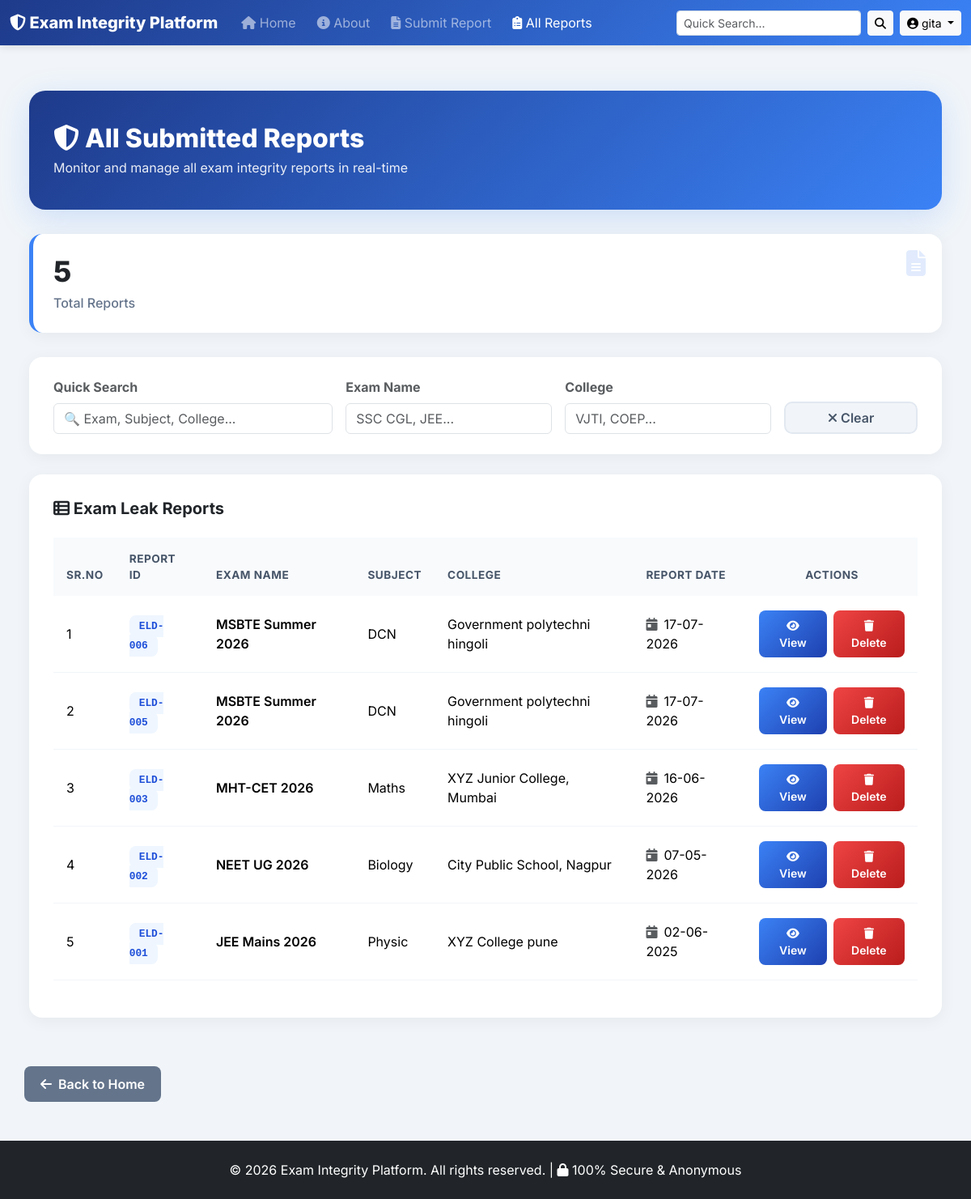
/report (signed in), run on the app's committed database.
### tables this page shows
CREATE TABLE users (
            id INTEGER PRIMARY KEY AUTOINCREMENT,
            username TEXT NOT NULL UNIQUE,
            password TEXT NOT NULL,
            email TEXT UNIQUE,
            mobile TEXT UNIQUE,
            name TEXT,
            role TEXT DEFAULT 'student',

            -- Verification
            is_mobile_verified INTEGER DEFAULT 0,
            is_email_verified INTEGER DEFAULT 0,
            mobile_otp TEXT,
            otp_generated_at TEXT,

            -- Identity Proof 
            profile_photo TEXT,
            id_proof_type TEXT,
            id_proof_number TEXT,
            id_proof_photo TEXT,
            is_id_verified INTEGER DEFAULT 0,

            -- Tracking & Moderation
            signup_ip TEXT,
            signup_user_agent TEXT,
            created_at TEXT DEFAULT CURRENT_TIMESTAMP,
            is_blocked INTEGER DEFAULT 0,
            trust_score INTEGER DEFAULT 100
        );

CREATE TABLE entries (
            id INTEGER PRIMARY KEY AUTOINCREMENT,
            user_id INTEGER NOT NULL,
            exam_name TEXT NOT NULL,
            subject_name TEXT NOT NULL,
            college_name TEXT NOT NULL,
            status TEXT DEFAULT 'Pending',
            report_date TEXT,
            description TEXT,

            -- Incident Location
            incident_state TEXT,
            incident_district TEXT,
            incident_city TEXT,
            incident_college TEXT,
            incident_address TEXT,

            -- Multiple Files - JSON madhe store karu
            photos TEXT,
            videos TEXT,
            audios TEXT,

            -- Admin
            urgency_score INTEGER DEFAULT 0,
            ai_summary TEXT,
            fake_status TEXT,
            admin_remark TEXT,
            is_dummy INTEGER DEFAULT 0,
            created_at TEXT DEFAULT CURRENT_TIMESTAMP,
            updated_at TEXT, category TEXT DEFAULT 'Other', sentiment TEXT DEFAULT 'Normal',

            FOREIGN KEY (user_id) REFERENCES users (id)
        );

### app.py (the view)
@app.route('/report')
@login_required
def report_list():
    search = request.args.get('search', '').strip()
    sort_by = request.args.get('sort', 'id')
    order = request.args.get('order', 'desc')
    exam_filter = request.args.get('exam', '').strip()
    college_filter = request.args.get('college', '').strip()
    all_reports = []
    conn = get_db()
    conn.row_factory = sqlite3.Row
    base_query = 'SELECT * FROM entries WHERE 1=1'
    params = []
    if current_user.role!= 'admin':
        base_query += ' AND user_id =?'
        params.append(current_user.id)
    if search:
        base_query += ' AND (exam_name LIKE? OR subject_name LIKE? OR college_name LIKE? OR description LIKE?)'
        search_term = f'%{search}%'
        params.extend([search_term] * 4)
    if exam_filter:
        base_query += ' AND exam_name LIKE?'
        params.append(f'%{exam_filter}%')
    if college_filter:
        base_query += ' AND college_name LIKE?'
        params.append(f'%{college_filter}%')
    valid_sorts = ['id', 'exam_name', 'subject_name', 'college_name', 'report_date']
    sort_column = 'id' if sort_by == 'display_id' else sort_by
    if sort_column not in valid_sorts: sort_column = 'id'
    sort_order = 'DESC' if order == 'desc' else 'ASC'
    base_query += f' ORDER BY {sort_column} {sort_order}'
    db_reports = conn.execute(base_query, params).fetchall()
    conn.close()
    for row in db_reports:
        report_dict = dict(row)
        report_dict['display_id'] = f"ELD-{report_dict['id']:03d}"
        report_dict['is_dummy'] = False
        report_dict['view_url'] = url_for('view_report', id=report_dict['id'])
        report_dict['delete_url'] = url_for('delete_report', id=report_dict['id'])
        report_dict['report_date_display'] = report_dict['report_date']
        if report_dict['report_date']:
            try:
                date_obj = datetime.strptime(report_dict['report_date'], '%Y-%m-%d')
                report_dict['report_date_display'] = date_obj.strftime('%d-%m-%Y')
            except: pass
        all_reports.append(report_dict)
    return render_template("reports.html", reports=all_reports, search=search, sort_by=sort_by, order=order, exam_filter=exam_filter, college_filter=college_filter)

### templates/reports.html (shortened to what this page needs)
{% extends "base.html" %}
{% block content %}
<link href="https://cdn.jsdelivr.net/npm/bootstrap@5.3.2/dist/css/bootstrap.min.css" rel="stylesheet">
<link rel="stylesheet" href="https://cdnjs.cloudflare.com/ajax/libs/font-awesome/6.5.0/css/all.min.css">
<div class="container-fluid px-4 py-3">
    <div class="page-header">
        <h2><i class="fas fa-shield-halved"></i> All Submitted Reports</h2>
        <p>Monitor and manage all exam integrity reports in real-time</p>
    </div>
    <div class="stats-grid">
        <div class="stat-card">
            <i class="fas fa-file-alt fa-2x" style="color:#3b82f6; position:absolute; top:20px; right:20px; opacity:0.15"></i>
            <h4>{{ reports|length }}</h4>
            <p>Total Reports</p>
        </div>
    </div>
    <div class="filter-card">
        <div class="row g-3">
            <div class="col-md-4">
                <label class="form-label fw-bold text-muted">Quick Search</label>
                <input type="text" id="searchInput" class="form-control" placeholder="🔍 Exam, Subject, College..." value="{{ search }}">
            </div>
            <div class="col-md-3">
                <label class="form-label fw-bold text-muted">Exam Name</label>
                <input type="text" id="examInput" class="form-control" placeholder="SSC CGL, JEE..." value="{{ exam_filter }}">
            </div>
            <div class="col-md-3">
                <label class="form-label fw-bold text-muted">College</label>
                <input type="text" id="collegeInput" class="form-control" placeholder="VJTI, COEP..." value="{{ college_filter }}">
            </div>
            <div class="col-md-2 d-flex align-items-end">
                <button id="clearBtn" class="btn btn-clear w-100"><i class="fas fa-times"></i> Clear</button>
            </div>
        </div>
    </div>
    <div class="table-card">
        <h5 class="fw-bold mb-4"><i class="fas fa-table-list"></i> Exam Leak Reports</h5>
        {% if reports %}
        <div class="table-responsive">
            <table class="table" id="reportTable">
                <thead>
                    <tr>
                        <th>Sr.No</th>
                        <th>Report ID</th>
                        <th>Exam Name</th>
                        <th>Subject</th>
                        <th>College</th>
                        <th>Report Date</th>
                        <th class="text-center">Actions</th>
                    </tr>
                </thead>
                <tbody>
                    {% for report in reports %}
                    <tr>
                        <td>{{ loop.index }}</td>
                        <td>
                            <span class="report-id">{{ report.display_id }}</span>
                        </td>
                        <td class="fw-semibold">{{ report.exam_name }}</td>
                        <td>{{ report.subject_name }}</td>
                        <td>{{ report.college_name }}</td>
                        <td><i class="fas fa-calendar-day text-muted me-2"></i>{{ report.report_date_display }}</td>
                        <td class="text-center">
                            <div class="d-flex gap-2 justify-content-center">
                                <a href="{{ report.view_url }}" class="btn btn-sm btn-view text-white">
                                    <i class="fas fa-eye"></i> View
                                </a>
                                {% if current_user.role == 'admin' or report.user_id == current_user.id %}
                                <form action="{{ report.delete_url }}" method="POST" style="margin:0;">
                                    <button type="submit" class="btn btn-sm btn-delete text-white" onclick="return confirm('Delete this report? This cannot be undone.');">
                                        <i class="fas fa-trash"></i> Delete
                                    </button>
                                </form>
                                {% endif %}
                            </div>
                        </td>
                    </tr>
                    {% else %}
                    <tr><td colspan="7" class="text-center py-5 text-muted">No reports found</td></tr>
                    {% endfor %}
                </tbody>
            </table>
        </div>
        {% else %}
        <div class="empty-state" style="display:block">
            <i class="fas fa-inbox fa-3x mb-3"></i>
            <h5>No Reports Yet</h5>
            <p>Submit your first report to see it here</p>
        </div>
        {% endif %}
    </div>
</div>
{% endblock %}

### templates/base.html (shortened to what this page needs)
<!DOCTYPE html>
<html lang="en">
<head>
    <link href="https://cdn.jsdelivr.net/npm/bootstrap@5.3.0/dist/css/bootstrap.min.css" rel="stylesheet">
    <link rel="stylesheet" href="https://cdnjs.cloudflare.com/ajax/libs/font-awesome/6.4.0/css/all.min.css">
</head>
<body>
<nav class="navbar navbar-expand-lg navbar-dark" style="background: linear-gradient(135deg, #1e3a8a 0%, #3b82f6 100%);">
    <div class="container-fluid" style="max-width: 1400px;">
        <a class="navbar-brand" href="{{ url_for('home') }}">
            <i class="fas fa-shield-alt"></i> Exam Integrity Platform
        </a>
        <div class="collapse navbar-collapse" id="navbarContent">
            <ul class="navbar-nav me-auto mb-2 mb-lg-0">
                <li class="nav-item">
                    <a class="nav-link {% if request.endpoint == 'home' %}active{% endif %}" href="{{ url_for('home') }}">
                        <i class="fas fa-home"></i> Home
                    </a>
                </li>
                <li class="nav-item">
                    <a class="nav-link {% if request.endpoint == 'about' %}active{% endif %}" href="{{ url_for('about') }}">
                        <i class="fas fa-info-circle"></i> About
                    </a>
                </li>
                {% if current_user.is_authenticated %}
                <li class="nav-item">
                    <a class="nav-link {% if request.endpoint == 'form' %}active{% endif %}" href="{{ url_for('form') }}">
                        <i class="fas fa-file-alt"></i> Submit Report
                    </a>
                </li>
                <li class="nav-item">
                    <a class="nav-link {% if request.endpoint == 'report_list' %}active{% endif %}" href="{{ url_for('report_list') }}">
                        <i class="fas fa-clipboard-list"></i> All Reports
                    </a>
                </li>
                {% endif %}
            </ul>
            <div class="d-flex align-items-center gap-2">
                {% if current_user.is_authenticated %}
                <form class="d-flex" action="{{ url_for('report_list') }}" method="GET">
                    <input class="form-control form-control-sm search-input me-2"
                           type="search"
                           name="search"
                           placeholder="Quick Search..."
                           style="min-width: 200px;">
                    <button class="btn btn-light btn-sm" type="submit" title="Search">
                        <i class="fas fa-search"></i>
                    </button>
                </form>
                {% endif %}
                {% if current_user.is_authenticated %}
                    <div class="dropdown">
                        <button class="btn btn-light btn-sm dropdown-toggle" type="button" data-bs-toggle="dropdown">
                            <i class="fas fa-user-circle"></i> {{ current_user.username }}
                        </button>
                    </div>
                {% endif %}
            </div>
        </div>
    </div>
</nav>
<main class="container-fluid py-4" style="max-width: 1400px;">
    {% block content %}{% endblock %}
</main>
<div>
    <a href="{{url_for('home')}}" class="back-btn">
        <i class="fas fa-arrow-left"></i> Back to Home
    </a>
</div>
<footer class="bg-dark text-white text-center py-4 mt-5">
    <div class="container">
        <p class="mb-0">&copy; 2026 Exam Integrity Platform. All rights reserved. | <i class="fas fa-lock"></i> 100% Secure & Anonymous</p>
    </div>
</footer>
</body>
</html>

### data on the page
users: username "gita"
entries: display_id "ELD-006", exam_name "MSBTE Summer 2026", subject_name "DCN", college_name "Government polytechni hingoli", report_date_display "17-07-2026"
entries: display_id "ELD-005", exam_name "MSBTE Summer 2026", subject_name "DCN", college_name "Government polytechni hingoli", report_date_display "17-07-2026"
entries: display_id "ELD-003", exam_name "MHT-CET 2026", subject_name "Maths", college_name "XYZ Junior College, Mumbai", report_date_display "16-06-2026"
entries: display_id "ELD-002", exam_name "NEET UG 2026", subject_name "Biology", college_name "City Public School, Nagpur", report_date_display "07-05-2026"
entries: display_id "ELD-001", exam_name "JEE Mains 2026", subject_name "Physic", college_name "XYZ College pune", report_date_display "02-06-2025"

### other printed values
{{ reports|length }} "5"
